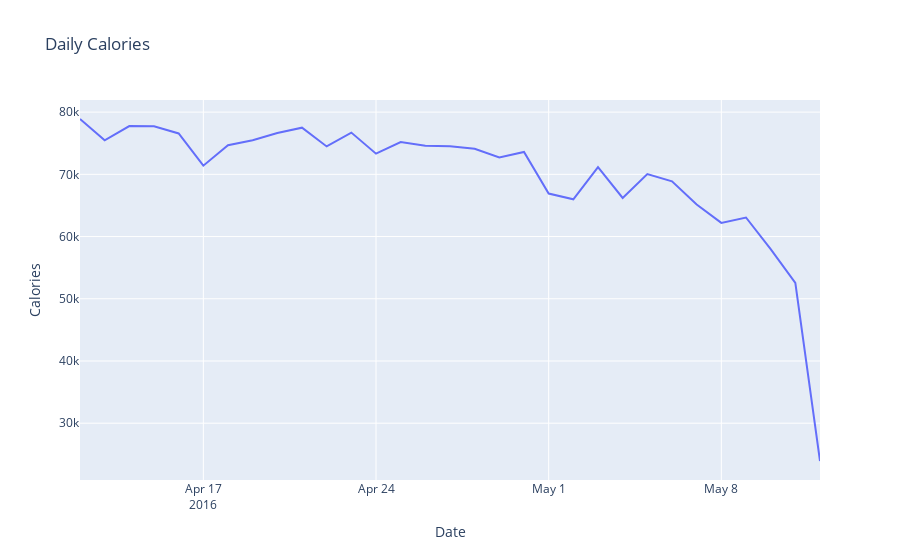

Write notebook code for a chart like this one.
### Markdown cell above
- As the step count surpasses 10,000, the relationship between them remains fairly constant, despite being inverse for fewer steps.

- I noticed that after taking 15000 steps, there was a slight shift towards a positive relationship between steps and sedentary minutes.

### Code cell
all_calories = daily_activity.groupby('ActivityDate', as_index=False)['Calories'].sum()

daily_calories = go.Scatter(x=all_calories['ActivityDate'], y=all_calories['Calories'])

layout = go.Layout(title='Daily Calories', xaxis=dict(title='Date'), yaxis=dict(title='Calories'))

fig = go.Figure(data=[daily_calories], layout=layout)

iplot(fig)

### Figure 1 — Plotly figure (JSON) as saved in the notebook; plotly's stock layout.template omitted (floating-point values rounded to 4 significant figures)
{"data": [{"type": "scatter", "x": ["2016-04-12T00:00:00", "2016-04-13T00:00:00", "2016-04-14T00:00:00", "2016-04-15T00:00:00", "2016-04-16T00:00:00", "2016-04-17T00:00:00", "2016-04-18T00:00:00", "2016-04-19T00:00:00", "2016-04-20T00:00:00", "2016-04-21T00:00:00", "2016-04-22T00:00:00", "2016-04-23T00:00:00", "2016-04-24T00:00:00", "2016-04-25T00:00:00", "2016-04-26T00:00:00", "2016-04-27T00:00:00", "2016-04-28T00:00:00", "2016-04-29T00:00:00", "2016-04-30T00:00:00", "2016-05-01T00:00:00", "2016-05-02T00:00:00", "2016-05-03T00:00:00", "2016-05-04T00:00:00", "2016-05-05T00:00:00", "2016-05-06T00:00:00", "2016-05-07T00:00:00", "2016-05-08T00:00:00", "2016-05-09T00:00:00", "2016-05-10T00:00:00", "2016-05-11T00:00:00", "2016-05-12T00:00:00"], "y": [78893, 75459, 77761, 77721, 76574, 71391, 74668, 75491, 76647, 77500, 74485, 76709, 73326, 75186, 74604, 74514, 74114, 72722, 73592, 66913, 65988, 71163, 66211, 70037, 68877, 65141, 62193, 63063, 57963, 52562, 23925]}], "layout": {"title": {"text": "Daily Calories"}, "xaxis": {"title": {"text": "Date"}}, "yaxis": {"title": {"text": "Calories"}}}}
